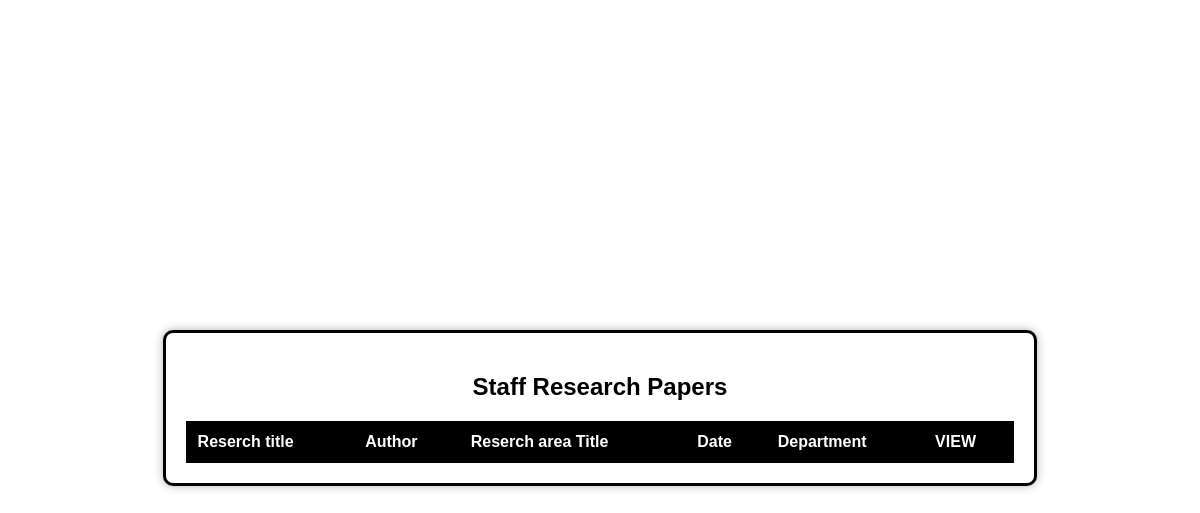
/viewresechpaper, run on an earlier commit of the app's database.
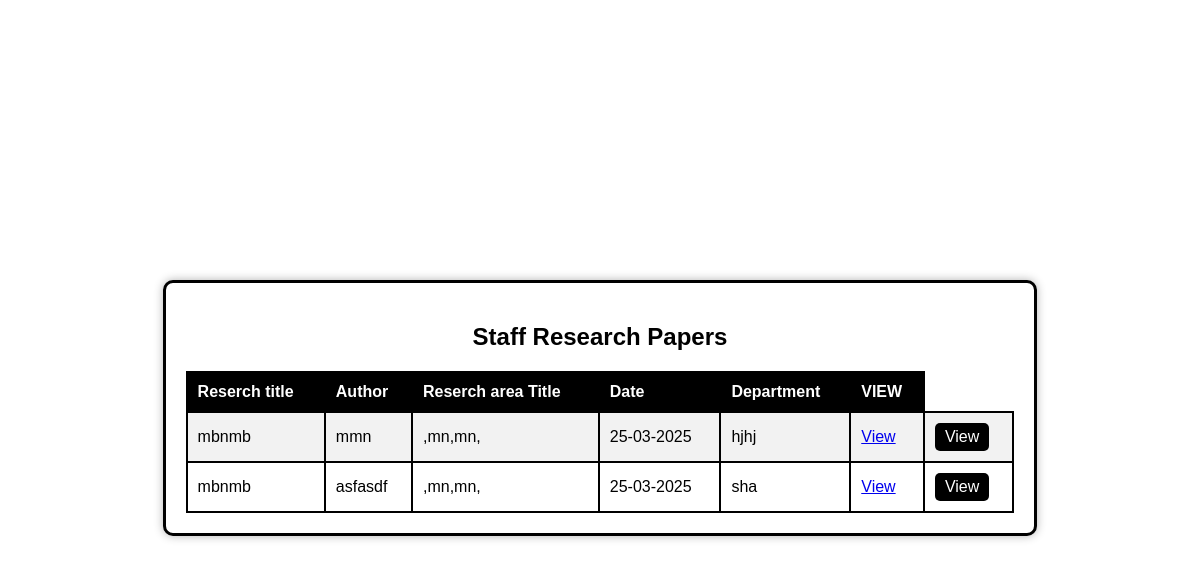
And on a later commit of the database.
### myapp/models.py (models this page shows)
class upres(models.Model):
    LOGINID = models.ForeignKey(logintable, on_delete=models.CASCADE,null=True, blank=True)
    resechtittle = models.CharField(max_length=50,null=True, blank=True)
    author = models.CharField(max_length=50,null=True, blank=True)
    reserch_area = models.CharField(max_length=50,null=True, blank=True)
    date = models.CharField(max_length=50,null=True, blank=True)
    department = models.CharField(max_length=50,null=True, blank=True)
    choosefile = models.FileField(upload_to='resfile',null=True, blank=True)

### myapp/views.py (the view)
# urls.py: path('viewresechpaper', viewresechpaper.as_view(), name='viewresechpaper'),
class viewresechpaper(View):
    def get(self, request):
        vi=upres.objects.all()
        return render(request, 'Administrator/viewresechpaper.html',{'data':vi})

### templates/Administrator/viewresechpaper.html (shortened to what this page needs)
<!DOCTYPE html>
<html lang="en">
<head>
</head>
<body>
    <div class="paper-container">
        <h2>Staff Research Papers</h2>
        <table>
            <tr>
                <th>Reserch title</th>
                <th>Author</th>
                <th>Reserch area Title</th>
                <th>Date</th>
                <th>Department</th>
                <th>VIEW</th>
            </tr>
            {% for i in data %}
            <tr>
                <td>{{ i.resechtittle }}</td>
                <td>{{ i.author }}</td>
                <td>{{ i.reserch_area }}</td>
                <td>{{ i.date }}</td>
                <td>{{ i.department }}</td>
                <td><a href="{{i.choosefile.url}}" target="_blank">View</a></td>
                <td><a href="#" class="view-button">View</a></td>
            </tr>
            {% endfor %}
        </table>
    </div>
</body>
</html>

### templates/Administrator/viewresechpaper.html (style rules this page uses)
body { font-family: Arial, sans-serif; display: flex; justify-content: center; align-items: center; height: 100vh; background-color: white; }
.paper-container { background: white; padding: 20px; border-radius: 10px; box-shadow: 0 0 10px rgba(0, 0, 0, 0.3); text-align: left; width: 70%; border: 3px solid black; }
h2 { color: black; text-align: center; }
table { width: 100%; border-collapse: collapse; margin-top: 10px; }
th, td { border: 2px solid black; padding: 10px; text-align: left; color: black; }
th { background-color: black; color: white; }
tr:nth-child(even) { background-color: #f2f2f2; }
.view-button { padding: 5px 10px; background-color: black; color: white; border: none; border-radius: 5px; cursor: pointer; text-decoration: none; display: inline-block; text-align: center; }

What changed in the data, as far as the page shows it:
added upres: resechtittle "mbnmb", author "mmn", reserch_area ",mn,mn,", date "25-03-2025", department "hjhj"
added upres: resechtittle "mbnmb", author "asfasdf", reserch_area ",mn,mn,", date "25-03-2025", department "sha"
